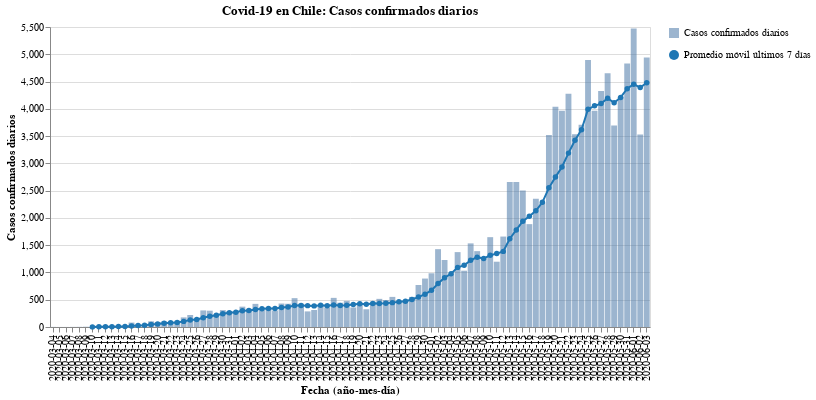

Notebook source saved alongside this figure:
### Code cell
#hide_input
bars, line = my_cases_plot(region)
(bars + line).properties(
    title=f'Covid-19 en Chile: Casos confirmados diarios',
    width=600
)

### Figure 1 — Vega-Lite specification as saved in the notebook (floating-point values rounded to 4 significant figures)
{"config": {"view": {"continuousWidth": 400, "continuousHeight": 300}}, "layer": [{"mark": {"type": "bar", "opacity": 0.7}, "encoding": {"opacity": {"type": "nominal", "field": "Casos confirmados diarios", "legend": {"title": ""}}, "tooltip": [{"type": "nominal", "field": "Fecha"}, {"type": "quantitative", "field": "Casos confirmados"}], "x": {"type": "nominal", "axis": {"title": "Fecha (año-mes-día)"}, "field": "Fecha"}, "y": {"type": "quantitative", "axis": {"title": "Casos confirmados diarios"}, "field": "Casos confirmados"}}}, {"mark": {"type": "line", "color": "#1f77b4", "point": {"filled": true, "fill": "#1f77b4"}}, "encoding": {"shape": {"type": "nominal", "field": "Promedio móvil últimos 7 días", "legend": {"title": ""}}, "x": {"type": "nominal", "axis": {"title": "Fecha (año-mes-día)"}, "field": "Fecha"}, "y": {"type": "quantitative", "field": "Rolling"}}}], "data": {"name": "data-f2d00811029c4eebec8269708655fa2d"}, "title": "Covid-19 en Chile: Casos confirmados diarios", "width": 600, "$schema": "https://vega.github.io/schema/vega-lite/v4.8.1.json", "datasets": {"data-f2d00811029c4eebec8269708655fa2d": [{"Fecha": "2020-03-04", "Casos confirmados": 2, "Rolling": null, "Casos confirmados diarios": "Casos confirmados diarios", "Promedio móvil últimos 7 días": "Promedio móvil últimos 7 días"}, {"Fecha": "2020-03-05", "Casos confirmados": 1, "Rolling": null, "Casos confirmados diarios": "Casos confirmados diarios", "Promedio móvil últimos 7 días": "Promedio móvil últimos 7 días"}, {"Fecha": "2020-03-06", "Casos confirmados": 1, "Rolling": null, "Casos confirmados diarios": "Casos confirmados diarios", "Promedio móvil últimos 7 días": "Promedio móvil últimos 7 días"}, {"Fecha": "2020-03-07", "Casos confirmados": 2, "Rolling": null, "Casos confirmados diarios": "Casos confirmados diarios", "Promedio móvil últimos 7 días": "Promedio móvil últimos 7 días"}, {"Fecha": "2020-03-08", "Casos confirmados": 3, "Rolling": null, "Casos confirmados diarios": "Casos confirmados diarios", "Promedio móvil últimos 7 días": "Promedio móvil últimos 7 días"}, {"Fecha": "2020-03-09", "Casos confirmados": 5, "Rolling": null, "Casos confirmados diarios": "Casos confirmados diarios", "Promedio móvil últimos 7 días": "Promedio móvil últimos 7 días"}, {"Fecha": "2020-03-10", "Casos confirmados": 2, "Rolling": 2.286, "Casos confirmados diarios": "Casos confirmados diarios", "Promedio móvil últimos 7 días": "Promedio móvil últimos 7 días"}, {"Fecha": "2020-03-11", "Casos confirmados": 6, "Rolling": 2.857, "Casos confirmados diarios": "Casos confirmados diarios", "Promedio móvil últimos 7 días": "Promedio móvil últimos 7 días"}, {"Fecha": "2020-03-12", "Casos confirmados": 10, "Rolling": 4.143, "Casos confirmados diarios": "Casos confirmados diarios", "Promedio móvil últimos 7 días": "Promedio móvil últimos 7 días"}, {"Fecha": "2020-03-13", "Casos confirmados": 10, "Rolling": 5.429, "Casos confirmados diarios": "Casos confirmados diarios", "Promedio móvil últimos 7 días": "Promedio móvil últimos 7 días"}, {"Fecha": "2020-03-14", "Casos confirmados": 18, "Rolling": 7.714, "Casos confirmados diarios": "Casos confirmados diarios", "Promedio móvil últimos 7 días": "Promedio móvil últimos 7 días"}, {"Fecha": "2020-03-15", "Casos confirmados": 14, "Rolling": 9.286, "Casos confirmados diarios": "Casos confirmados diarios", "Promedio móvil últimos 7 días": "Promedio móvil últimos 7 días"}, {"Fecha": "2020-03-16", "Casos confirmados": 81, "Rolling": 20.14, "Casos confirmados diarios": "Casos confirmados diarios", "Promedio móvil últimos 7 días": "Promedio móvil últimos 7 días"}, {"Fecha": "2020-03-17", "Casos confirmados": 45, "Rolling": 26.29, "Casos confirmados diarios": "Casos confirmados diarios", "Promedio móvil últimos 7 días": "Promedio móvil últimos 7 días"}, {"Fecha": "2020-03-18", "Casos confirmados": 37, "Rolling": 30.71, "Casos confirmados diarios": "Casos confirmados diarios", "Promedio móvil últimos 7 días": "Promedio móvil últimos 7 días"}, {"Fecha": "2020-03-19", "Casos confirmados": 104, "Rolling": 44.14, "Casos confirmados diarios": "Casos confirmados diarios", "Promedio móvil últimos 7 días": "Promedio móvil últimos 7 días"}, {"Fecha": "2020-03-20", "Casos confirmados": 92, "Rolling": 55.86, "Casos confirmados diarios": "Casos confirmados diarios", "Promedio móvil últimos 7 días": "Promedio móvil últimos 7 días"}, {"Fecha": "2020-03-21", "Casos confirmados": 103, "Rolling": 68.0, "Casos confirmados diarios": "Casos confirmados diarios", "Promedio móvil últimos 7 días": "Promedio móvil últimos 7 días"}, {"Fecha": "2020-03-22", "Casos confirmados": 95, "Rolling": 79.57, "Casos confirmados diarios": "Casos confirmados diarios", "Promedio móvil últimos 7 días": "Promedio móvil últimos 7 días"}, {"Fecha": "2020-03-23", "Casos confirmados": 114, "Rolling": 84.29, "Casos confirmados diarios": "Casos confirmados diarios", "Promedio móvil últimos 7 días": "Promedio móvil últimos 7 días"}, {"Fecha": "2020-03-24", "Casos confirmados": 176, "Rolling": 103.0, "Casos confirmados diarios": "Casos confirmados diarios", "Promedio móvil últimos 7 días": "Promedio móvil últimos 7 días"}, {"Fecha": "2020-03-25", "Casos confirmados": 220, "Rolling": 129.1, "Casos confirmados diarios": "Casos confirmados diarios", "Promedio móvil últimos 7 días": "Promedio móvil últimos 7 días"}, {"Fecha": "2020-03-26", "Casos confirmados": 164, "Rolling": 137.7, "Casos confirmados diarios": "Casos confirmados diarios", "Promedio móvil últimos 7 días": "Promedio móvil últimos 7 días"}, {"Fecha": "2020-03-27", "Casos confirmados": 304, "Rolling": 168.0, "Casos confirmados diarios": "Casos confirmados diarios", "Promedio móvil últimos 7 días": "Promedio móvil últimos 7 días"}, {"Fecha": "2020-03-28", "Casos confirmados": 299, "Rolling": 196.0, "Casos confirmados diarios": "Casos confirmados diarios", "Promedio móvil últimos 7 días": "Promedio móvil últimos 7 días"}, {"Fecha": "2020-03-29", "Casos confirmados": 230, "Rolling": 215.3, "Casos confirmados diarios": "Casos confirmados diarios", "Promedio móvil últimos 7 días": "Promedio móvil últimos 7 días"}, {"Fecha": "2020-03-30", "Casos confirmados": 310, "Rolling": 243.3, "Casos confirmados diarios": "Casos confirmados diarios", "Promedio móvil últimos 7 días": "Promedio móvil últimos 7 días"}, {"Fecha": "2020-03-31", "Casos confirmados": 289, "Rolling": 259.4, "Casos confirmados diarios": "Casos confirmados diarios", "Promedio móvil últimos 7 días": "Promedio móvil últimos 7 días"}, {"Fecha": "2020-04-01", "Casos confirmados": 293, "Rolling": 269.9, "Casos confirmados diarios": "Casos confirmados diarios", "Promedio móvil últimos 7 días": "Promedio móvil últimos 7 días"}, {"Fecha": "2020-04-02", "Casos confirmados": 373, "Rolling": 299.7, "Casos confirmados diarios": "Casos confirmados diarios", "Promedio móvil últimos 7 días": "Promedio móvil últimos 7 días"}, {"Fecha": "2020-04-03", "Casos confirmados": 333, "Rolling": 303.9, "Casos confirmados diarios": "Casos confirmados diarios", "Promedio móvil últimos 7 días": "Promedio móvil últimos 7 días"}, {"Fecha": "2020-04-04", "Casos confirmados": 424, "Rolling": 321.7, "Casos confirmados diarios": "Casos confirmados diarios", "Promedio móvil últimos 7 días": "Promedio móvil últimos 7 días"}, {"Fecha": "2020-04-05", "Casos confirmados": 310, "Rolling": 333.1, "Casos confirmados diarios": "Casos confirmados diarios", "Promedio móvil últimos 7 días": "Promedio móvil últimos 7 días"}, {"Fecha": "2020-04-06", "Casos confirmados": 344, "Rolling": 338.0, "Casos confirmados diarios": "Casos confirmados diarios", "Promedio móvil últimos 7 días": "Promedio móvil últimos 7 días"}, {"Fecha": "2020-04-07", "Casos confirmados": 301, "Rolling": 339.7, "Casos confirmados diarios": "Casos confirmados diarios", "Promedio móvil últimos 7 días": "Promedio móvil últimos 7 días"}, {"Fecha": "2020-04-08", "Casos confirmados": 430, "Rolling": 359.3, "Casos confirmados diarios": "Casos confirmados diarios", "Promedio móvil últimos 7 días": "Promedio móvil últimos 7 días"}, {"Fecha": "2020-04-09", "Casos confirmados": 426, "Rolling": 366.9, "Casos confirmados diarios": "Casos confirmados diarios", "Promedio móvil últimos 7 días": "Promedio móvil últimos 7 días"}, {"Fecha": "2020-04-10", "Casos confirmados": 529, "Rolling": 394.9, "Casos confirmados diarios": "Casos confirmados diarios", "Promedio móvil últimos 7 días": "Promedio móvil últimos 7 días"}, {"Fecha": "2020-04-11", "Casos confirmados": 426, "Rolling": 395.1, "Casos confirmados diarios": "Casos confirmados diarios", "Promedio móvil últimos 7 días": "Promedio móvil últimos 7 días"}, {"Fecha": "2020-04-12", "Casos confirmados": 286, "Rolling": 391.7, "Casos confirmados diarios": "Casos confirmados diarios", "Promedio móvil últimos 7 días": "Promedio móvil últimos 7 días"}, {"Fecha": "2020-04-13", "Casos confirmados": 312, "Rolling": 387.1, "Casos confirmados diarios": "Casos confirmados diarios", "Promedio móvil últimos 7 días": "Promedio móvil últimos 7 días"}, {"Fecha": "2020-04-14", "Casos confirmados": 392, "Rolling": 400.1, "Casos confirmados diarios": "Casos confirmados diarios", "Promedio móvil últimos 7 días": "Promedio móvil últimos 7 días"}, {"Fecha": "2020-04-15", "Casos confirmados": 356, "Rolling": 389.6, "Casos confirmados diarios": "Casos confirmados diarios", "Promedio móvil últimos 7 días": "Promedio móvil últimos 7 días"}, {"Fecha": "2020-04-16", "Casos confirmados": 534, "Rolling": 405.0, "Casos confirmados diarios": "Casos confirmados diarios", "Promedio móvil últimos 7 días": "Promedio móvil últimos 7 días"}, {"Fecha": "2020-04-17", "Casos confirmados": 445, "Rolling": 393.0, "Casos confirmados diarios": "Casos confirmados diarios", "Promedio móvil últimos 7 días": "Promedio móvil últimos 7 días"}, {"Fecha": "2020-04-18", "Casos confirmados": 478, "Rolling": 400.4, "Casos confirmados diarios": "Casos confirmados diarios", "Promedio móvil últimos 7 días": "Promedio móvil últimos 7 días"}, {"Fecha": "2020-04-19", "Casos confirmados": 358, "Rolling": 410.7, "Casos confirmados diarios": "Casos confirmados diarios", "Promedio móvil últimos 7 días": "Promedio móvil últimos 7 días"}, {"Fecha": "2020-04-20", "Casos confirmados": 419, "Rolling": 426.0, "Casos confirmados diarios": "Casos confirmados diarios", "Promedio móvil últimos 7 días": "Promedio móvil últimos 7 días"}, {"Fecha": "2020-04-21", "Casos confirmados": 325, "Rolling": 416.4, "Casos confirmados diarios": "Casos confirmados diarios", "Promedio móvil últimos 7 días": "Promedio móvil últimos 7 días"}, {"Fecha": "2020-04-22", "Casos confirmados": 464, "Rolling": 431.9, "Casos confirmados diarios": "Casos confirmados diarios", "Promedio móvil últimos 7 días": "Promedio móvil últimos 7 días"}, {"Fecha": "2020-04-23", "Casos confirmados": 516, "Rolling": 429.3, "Casos confirmados diarios": "Casos confirmados diarios", "Promedio móvil últimos 7 días": "Promedio móvil últimos 7 días"}, {"Fecha": "2020-04-24", "Casos confirmados": 494, "Rolling": 436.3, "Casos confirmados diarios": "Casos confirmados diarios", "Promedio móvil últimos 7 días": "Promedio móvil últimos 7 días"}, {"Fecha": "2020-04-25", "Casos confirmados": 552, "Rolling": 446.9, "Casos confirmados diarios": "Casos confirmados diarios", "Promedio móvil últimos 7 días": "Promedio móvil últimos 7 días"}, {"Fecha": "2020-04-26", "Casos confirmados": 473, "Rolling": 463.3, "Casos confirmados diarios": "Casos confirmados diarios", "Promedio móvil últimos 7 días": "Promedio móvil últimos 7 días"}, {"Fecha": "2020-04-27", "Casos confirmados": 482, "Rolling": 472.3, "Casos confirmados diarios": "Casos confirmados diarios", "Promedio móvil últimos 7 días": "Promedio móvil últimos 7 días"}, {"Fecha": "2020-04-28", "Casos confirmados": 552, "Rolling": 504.7, "Casos confirmados diarios": "Casos confirmados diarios", "Promedio móvil últimos 7 días": "Promedio móvil últimos 7 días"}, {"Fecha": "2020-04-29", "Casos confirmados": 770, "Rolling": 548.4, "Casos confirmados diarios": "Casos confirmados diarios", "Promedio móvil últimos 7 días": "Promedio móvil últimos 7 días"}, {"Fecha": "2020-04-30", "Casos confirmados": 888, "Rolling": 601.6, "Casos confirmados diarios": "Casos confirmados diarios", "Promedio móvil últimos 7 días": "Promedio móvil últimos 7 días"}, {"Fecha": "2020-05-01", "Casos confirmados": 985, "Rolling": 671.7, "Casos confirmados diarios": "Casos confirmados diarios", "Promedio móvil últimos 7 días": "Promedio móvil últimos 7 días"}, {"Fecha": "2020-05-02", "Casos confirmados": 1427, "Rolling": 796.7, "Casos confirmados diarios": "Casos confirmados diarios", "Promedio móvil últimos 7 días": "Promedio móvil últimos 7 días"}, {"Fecha": "2020-05-03", "Casos confirmados": 1228, "Rolling": 904.6, "Casos confirmados diarios": "Casos confirmados diarios", "Promedio móvil últimos 7 días": "Promedio móvil últimos 7 días"}, {"Fecha": "2020-05-04", "Casos confirmados": 980, "Rolling": 975.7, "Casos confirmados diarios": "Casos confirmados diarios", "Promedio móvil últimos 7 días": "Promedio móvil últimos 7 días"}, {"Fecha": "2020-05-05", "Casos confirmados": 1373, "Rolling": 1093.0, "Casos confirmados diarios": "Casos confirmados diarios", "Promedio móvil últimos 7 días": "Promedio móvil últimos 7 días"}, {"Fecha": "2020-05-06", "Casos confirmados": 1032, "Rolling": 1130.0, "Casos confirmados diarios": "Casos confirmados diarios", "Promedio móvil últimos 7 días": "Promedio móvil últimos 7 días"}, {"Fecha": "2020-05-07", "Casos confirmados": 1533, "Rolling": 1223.0, "Casos confirmados diarios": "Casos confirmados diarios", "Promedio móvil últimos 7 días": "Promedio móvil últimos 7 días"}, {"Fecha": "2020-05-08", "Casos confirmados": 1391, "Rolling": 1281.0, "Casos confirmados diarios": "Casos confirmados diarios", "Promedio móvil últimos 7 días": "Promedio móvil últimos 7 días"}, {"Fecha": "2020-05-09", "Casos confirmados": 1247, "Rolling": 1255.0, "Casos confirmados diarios": "Casos confirmados diarios", "Promedio móvil últimos 7 días": "Promedio móvil últimos 7 días"}, {"Fecha": "2020-05-10", "Casos confirmados": 1647, "Rolling": 1315.0, "Casos confirmados diarios": "Casos confirmados diarios", "Promedio móvil últimos 7 días": "Promedio móvil últimos 7 días"}, {"Fecha": "2020-05-11", "Casos confirmados": 1197, "Rolling": 1346.0, "Casos confirmados diarios": "Casos confirmados diarios", "Promedio móvil últimos 7 días": "Promedio móvil últimos 7 días"}, {"Fecha": "2020-05-12", "Casos confirmados": 1658, "Rolling": 1386.0, "Casos confirmados diarios": "Casos confirmados diarios", "Promedio móvil últimos 7 días": "Promedio móvil últimos 7 días"}, {"Fecha": "2020-05-13", "Casos confirmados": 2660, "Rolling": 1619.0, "Casos confirmados diarios": "Casos confirmados diarios", "Promedio móvil últimos 7 días": "Promedio móvil últimos 7 días"}, {"Fecha": "2020-05-14", "Casos confirmados": 2659, "Rolling": 1780.0, "Casos confirmados diarios": "Casos confirmados diarios", "Promedio móvil últimos 7 días": "Promedio móvil últimos 7 días"}, {"Fecha": "2020-05-15", "Casos confirmados": 2502, "Rolling": 1939.0, "Casos confirmados diarios": "Casos confirmados diarios", "Promedio móvil últimos 7 días": "Promedio móvil últimos 7 días"}, {"Fecha": "2020-05-16", "Casos confirmados": 1886, "Rolling": 2030.0, "Casos confirmados diarios": "Casos confirmados diarios", "Promedio móvil últimos 7 días": "Promedio móvil últimos 7 días"}, {"Fecha": "2020-05-17", "Casos confirmados": 2353, "Rolling": 2131.0, "Casos confirmados diarios": "Casos confirmados diarios", "Promedio móvil últimos 7 días": "Promedio móvil últimos 7 días"}, {"Fecha": "2020-05-18", "Casos confirmados": 2278, "Rolling": 2285.0, "Casos confirmados diarios": "Casos confirmados diarios", "Promedio móvil últimos 7 días": "Promedio móvil últimos 7 días"}, {"Fecha": "2020-05-19", "Casos confirmados": 3520, "Rolling": 2551.0, "Casos confirmados diarios": "Casos confirmados diarios", "Promedio móvil últimos 7 días": "Promedio móvil últimos 7 días"}, {"Fecha": "2020-05-20", "Casos confirmados": 4038, "Rolling": 2748.0, "Casos confirmados diarios": "Casos confirmados diarios", "Promedio móvil últimos 7 días": "Promedio móvil últimos 7 días"}, {"Fecha": "2020-05-21", "Casos confirmados": 3964, "Rolling": 2934.0, "Casos confirmados diarios": "Casos confirmados diarios", "Promedio móvil últimos 7 días": "Promedio móvil últimos 7 días"}, {"Fecha": "2020-05-22", "Casos confirmados": 4276, "Rolling": 3188.0, "Casos confirmados diarios": "Casos confirmados diarios", "Promedio móvil últimos 7 días": "Promedio móvil últimos 7 días"}, {"Fecha": "2020-05-23", "Casos confirmados": 3536, "Rolling": 3424.0, "Casos confirmados diarios": "Casos confirmados diarios", "Promedio móvil últimos 7 días": "Promedio móvil últimos 7 días"}, {"Fecha": "2020-05-24", "Casos confirmados": 3709, "Rolling": 3617.0, "Casos confirmados diarios": "Casos confirmados diarios", "Promedio móvil últimos 7 días": "Promedio móvil últimos 7 días"}, {"Fecha": "2020-05-25", "Casos confirmados": 4895, "Rolling": 3991.0, "Casos confirmados diarios": "Casos confirmados diarios", "Promedio móvil últimos 7 días": "Promedio móvil últimos 7 días"}, {"Fecha": "2020-05-26", "Casos confirmados": 3964, "Rolling": 4055.0, "Casos confirmados diarios": "Casos confirmados diarios", "Promedio móvil últimos 7 días": "Promedio móvil últimos 7 días"}, {"Fecha": "2020-05-27", "Casos confirmados": 4328, "Rolling": 4096.0, "Casos confirmados diarios": "Casos confirmados diarios", "Promedio móvil últimos 7 días": "Promedio móvil últimos 7 días"}, {"Fecha": "2020-05-28", "Casos confirmados": 4654, "Rolling": 4195.0, "Casos confirmados diarios": "Casos confirmados diarios", "Promedio móvil últimos 7 días": "Promedio móvil últimos 7 días"}, {"Fecha": "2020-05-29", "Casos confirmados": 3695, "Rolling": 4112.0, "Casos confirmados diarios": "Casos confirmados diarios", "Promedio móvil últimos 7 días": "Promedio móvil últimos 7 días"}, {"Fecha": "2020-05-30", "Casos confirmados": 4220, "Rolling": 4209.0, "Casos confirmados diarios": "Casos confirmados diarios", "Promedio móvil últimos 7 días": "Promedio móvil últimos 7 días"}, {"Fecha": "2020-05-31", "Casos confirmados": 4830, "Rolling": 4369.0, "Casos confirmados diarios": "Casos confirmados diarios", "Promedio móvil últimos 7 días": "Promedio móvil últimos 7 días"}, {"Fecha": "2020-06-01", "Casos confirmados": 5471, "Rolling": 4452.0, "Casos confirmados diarios": "Casos confirmados diarios", "Promedio móvil últimos 7 días": "Promedio móvil últimos 7 días"}, {"Fecha": "2020-06-02", "Casos confirmados": 3527, "Rolling": 4389.0, "Casos confirmados diarios": "Casos confirmados diarios", "Promedio móvil últimos 7 días": "Promedio móvil últimos 7 días"}, {"Fecha": "2020-06-03", "Casos confirmados": 4942, "Rolling": 4477.0, "Casos confirmados diarios": "Casos confirmados diarios", "Promedio móvil últimos 7 días": "Promedio móvil últimos 7 días"}]}}
